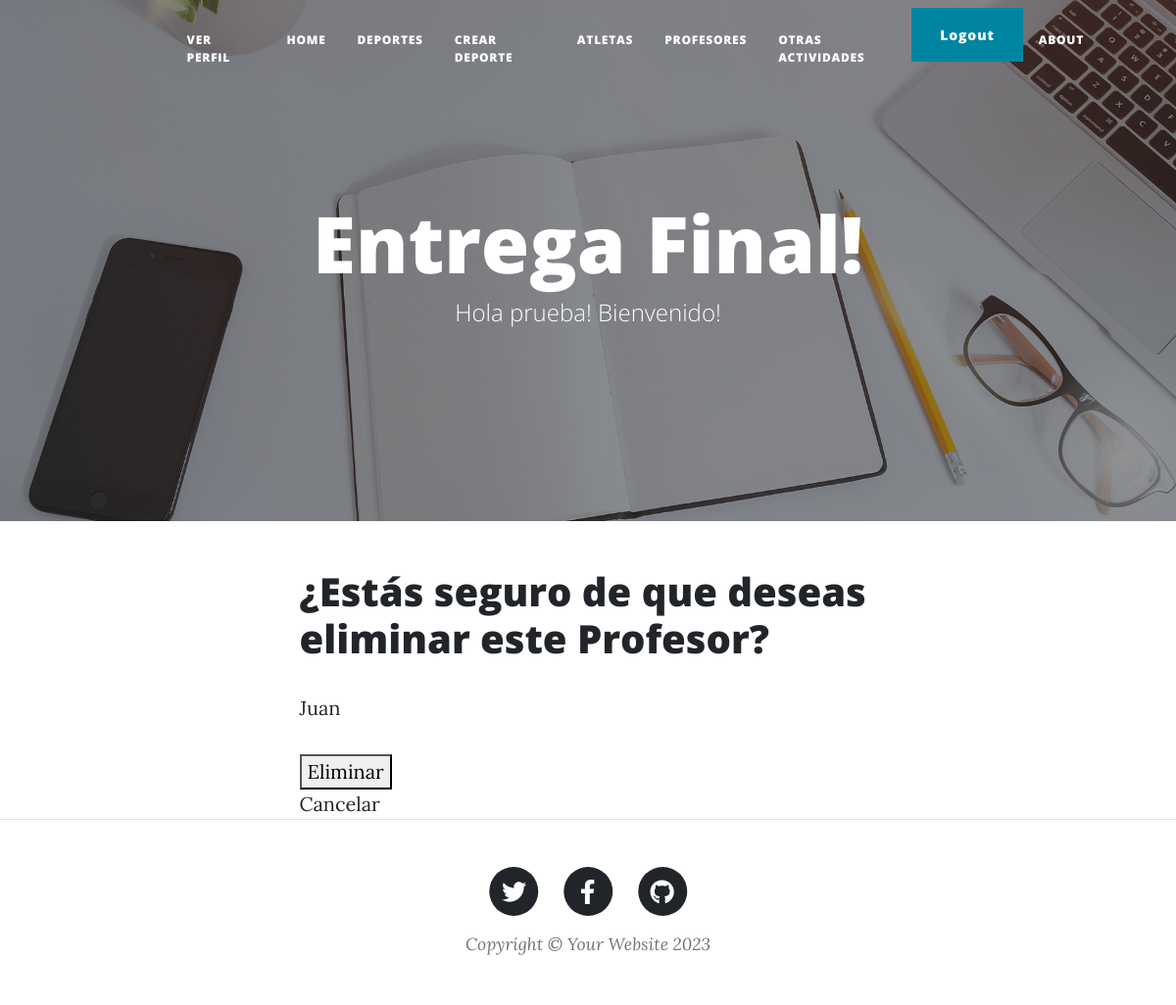
The page /eliminar-profesor/1/ (signed in) on the database as committed earlier.
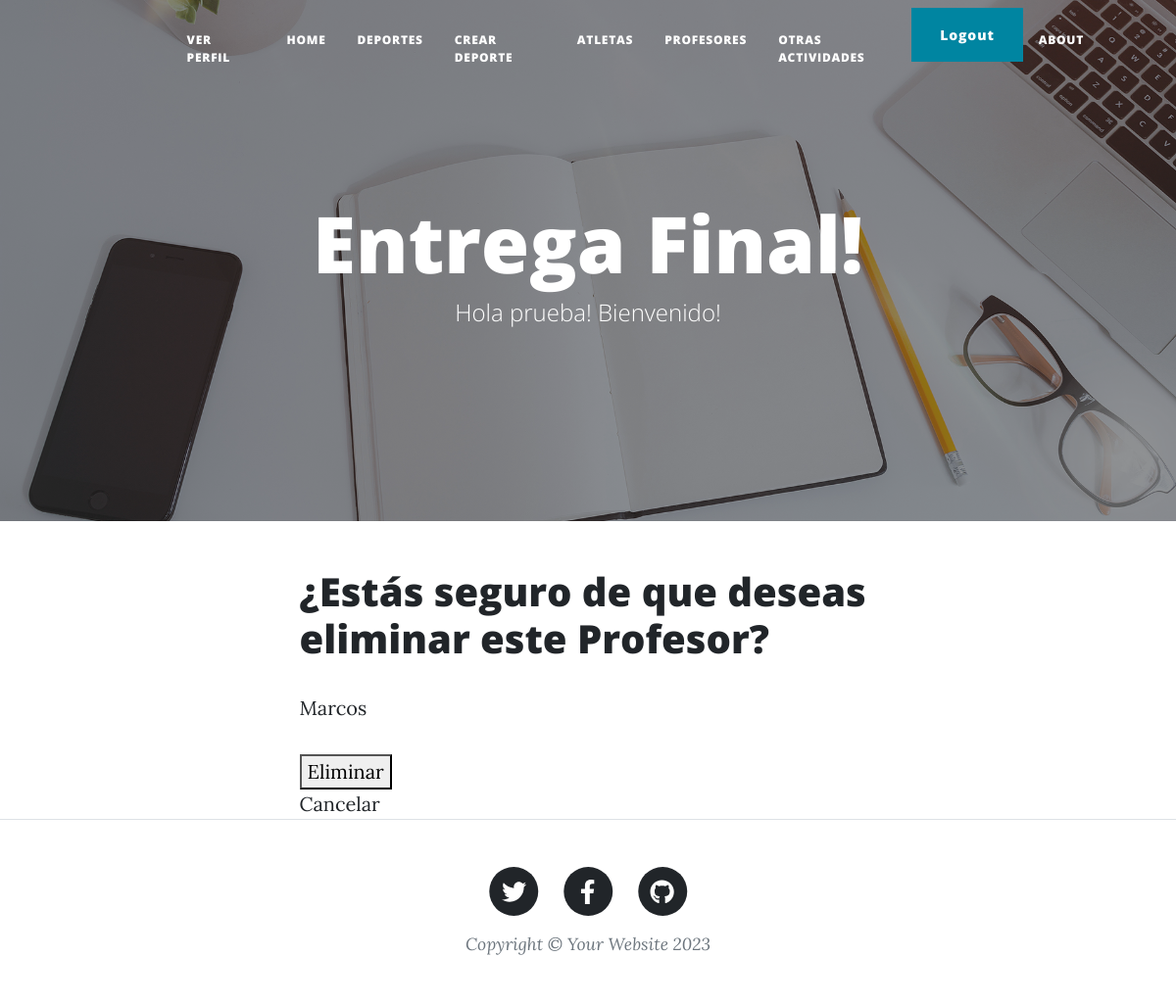
The same page on the database as committed later.
### mi_primer_app/models.py (models this page shows, shortened)
class Profesor(models.Model):
    nombre = models.CharField(max_length=50)
    apellido = models.CharField(max_length=50)
    edad = models.IntegerField()
    deporte = models.CharField(max_length=50)

### mi_primer_app/views.py (the view)
# urls.py: path('eliminar-profesor/<int:pk>/', ProfesorDeleteView.as_view(), name='eliminar-profesor'),
class ProfesorDeleteView(LoginRequiredMixin, DeleteView):
     model = Profesor
     template_name = 'mi_primer_app/eliminar_profesor.html'
     success_url = reverse_lazy('listar-profesores')

### mi_primer_app/templates/mi_primer_app/eliminar_profesor.html (shortened to what this page needs)
{% extends "padre.html" %}
{% block content %}
<h1>¿Estás seguro de que deseas eliminar este Profesor?</h1>
<p>{{ object.nombre }} </p>
<form method="post">
    <button type="submit">Eliminar</button>
</form>
<a href="{% url 'listar-profesores' %}">Cancelar</a>
{% endblock %}

Rows that differ between the two databases and show on the page:
changed Profesor: nombre "Juan" → "Marcos"
